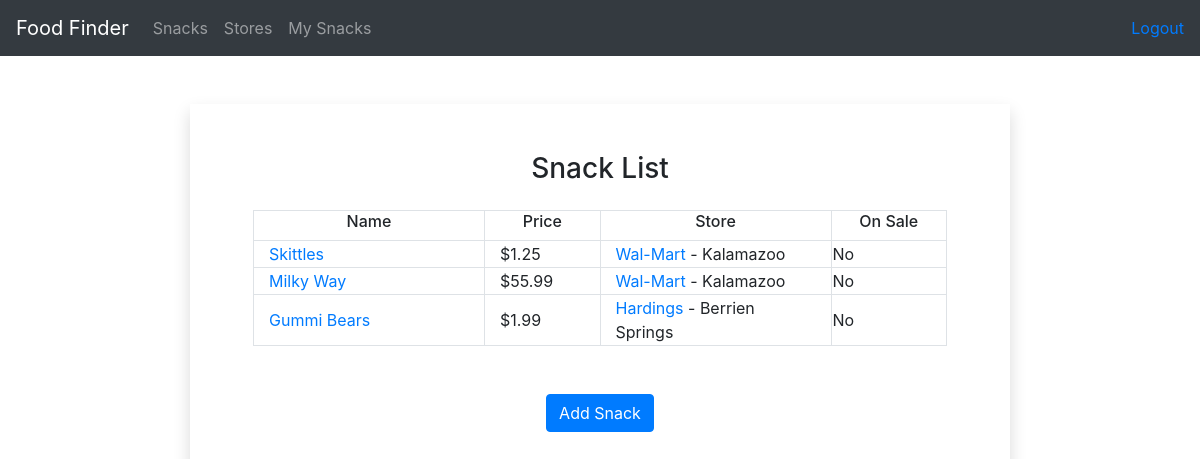
Before: /food/snack_list/ (signed in) with the older database file.
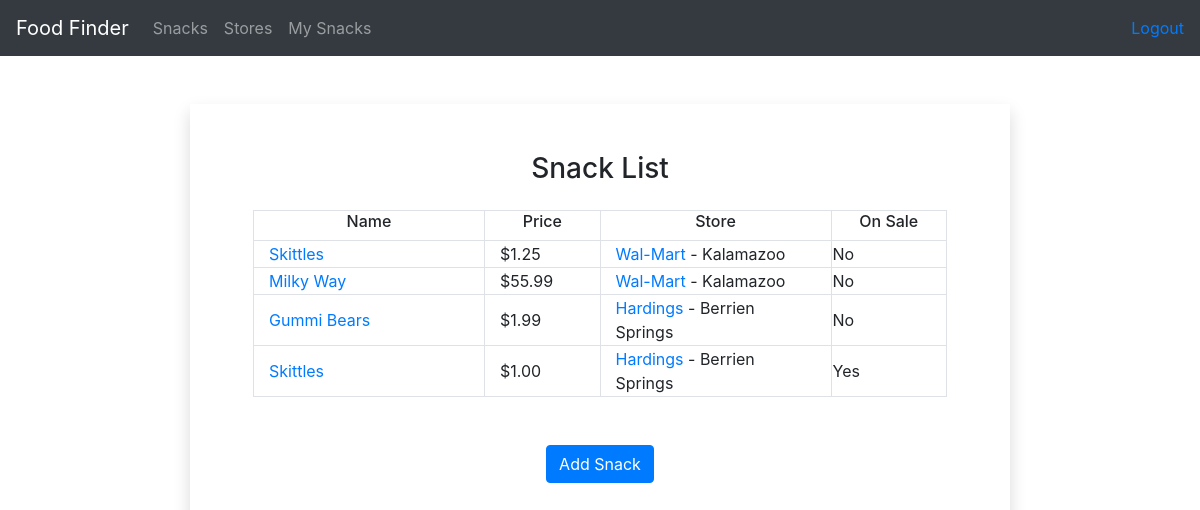
After: the same page with the newer database file.
### food/models.py (models this page shows, shortened)
class Snack(models.Model):
    store = models.ForeignKey(Store, on_delete=models.CASCADE)
    name = models.CharField(max_length=255)
    price = models.DecimalField(default=1.00, decimal_places=2, max_digits=6)
    date_found = models.DateTimeField(auto_now_add=True, blank=True)
    sale = models.BooleanField(default=False)
    snack_author = models.ForeignKey(settings.AUTH_USER_MODEL, on_delete=models.CASCADE, null=True)
    def __str__(self):
        return f'%s' % self.name

class Store(models.Model):
    name = models.CharField(max_length=255)
    city = models.CharField(max_length=255)
    def __str__(self):
        return f'%s' % self.name

### food/views.py (the view)
# urls.py: path('snack_list/', views.snack_list, name='snack_list'),
@login_required()
def snack_list(request):
    snacks = Snack.objects.all()[:25]
    template = loader.get_template('food/snack_list.html')
    context = {
        'snacks': snacks
    }
    return HttpResponse(template.render(context, request))

### food/templates/food/snack_list.html
{% extends 'food/base.html' %}
{% block content %}
    <div class="row justify-content-center mt-5">
        <div class="col-8 text-center shadow justify-content-center">
            <div class="m-5">
                <h3 class="mb-4">Snack List</h3>
                {% if snacks %}
                    <table class="border mx-auto">
                        <tr class="border">
                            <td class="border"><h6>Name</h6></td>
                            <td class="border"><h6>Price</h6></td>
                            <td class="border"><h6>Store</h6></td>
                            <td class="border"><h6>On Sale</h6></td>
                        </tr>
                        {% for snack in snacks %}
                            <tr class="border text-left">
                                <td class="border col-4"><a
                                        href="{% url 'food:snack_details' snack.id %}">{{ snack }}</a></td>
                                <td class="border col-2">${{ snack.price }}</td>
                                <td class="border col-4"><a href="{% url 'food:store_details' snack.store.id %}"> {{ snack.store }}</a> - {{ snack.store.city }}</td>
                                <td class="border">{% if snack.sale %} Yes {% else %} No {% endif %}</td>
                            </tr>
                        {% endfor %}
                    </table>
                {% endif %}
                <a class="text-white btn btn-md btn-primary mt-5 " href="{% url 'food:create_snack' %}">Add
                    Snack</a>
            </div>
        </div>
    </div>
{% endblock %}

### food/templates/food/base.html (shortened to what this page needs)
<!doctype html>
<html lang="en">
<head>
    <link rel="stylesheet" href="https://stackpath.bootstrapcdn.com/bootstrap/4.1.3/css/bootstrap.min.css"
>
    <link rel="stylesheet" href="../../../static/css/custom-styles.css">
</head>
<body>
<nav class="navbar navbar-expand-lg navbar-dark bg-dark">
    <a class="navbar-brand" href="{% url 'food:index' %}">Food Finder</a>
    <div class="collapse navbar-collapse" id="navbarNav">
        <ul class="navbar-nav">
            <li class="nav-item">
                <a class="nav-link" href="{% url 'food:snack_list' %}">Snacks</a>
            </li>
            <li class="nav-item">
                <a class="nav-link" href="{% url 'food:store_list' %}">Stores</a>
            </li>
            {% if user.is_authenticated %}
                <li class="nav-item">
                    <a class="nav-link" href="{% url 'food:my_snacks' %}">My Snacks</a>
                </li>
            {% endif %}
        </ul>
        {% if user.is_authenticated %}
        <ul class="navbar-nav ml-auto">
            <li>
                <a href="{% url 'logout' %}">Logout</a>
            </li>
        </ul>
        {% endif %}
    </div>
</nav>
{% block content %}
{% endblock content %}
</body>
</html>

Changed rows visible on the page:
added Snack: name "Skittles", price "1.00", store "Hardings", store.city "Berrien Springs", sale "Yes"
